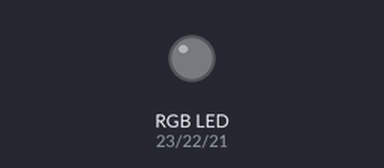
Bench run of a sketch on a simulated Arduino Mega 2560, built with avr-gcc and run on an emulated ATmega2560. Parts: an RGB LED mixed from three pins (HIGH = lit).

Above: at 1.3 s.
At 3.9 s:
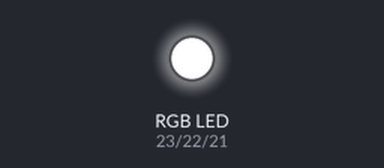
Timing chart, 0 to 6.8 s (numbered marks = the images above):
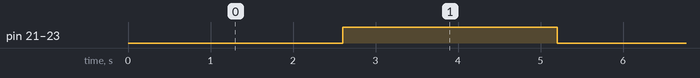

Measured:
- by itself, pin 21 (blue_light_pin), pin 22 (green_light_pin), pin 23 (red_light_pin): alternates HIGH for 2.6 s and LOW for 2.6 s

The sketch:

test_RGB_transistor.ino
```cpp
const int red_light_pin = 23;
const int green_light_pin = 22;
const int blue_light_pin = 21;

static void RGB_color(int red_light_value, int green_light_value, int blue_light_value){
  analogWrite(red_light_pin, red_light_value);
  analogWrite(green_light_pin, green_light_value);
  analogWrite(blue_light_pin, blue_light_value);
}


// need calibration?  - resistor 10K on middle pin
//                    - ~1.5K on pin connecting to the ground
uint16_t min_val = 136;
uint16_t softpot_range = 1023 - min_val;
uint16_t half_range = softpot_range / 2;

void setup()
{
  Serial.begin(9600);
  pinMode(red_light_pin, OUTPUT);
  pinMode(green_light_pin, OUTPUT);
  pinMode(blue_light_pin, OUTPUT);
  RGB_color(0, 0 ,0);
}

int pwm_val = 0;
void loop()
{
  RGB_color(pwm_val,pwm_val,pwm_val);
  pwm_val += 5;
  if(pwm_val > 255)
    pwm_val = 0;

  delay(100);
}
```
